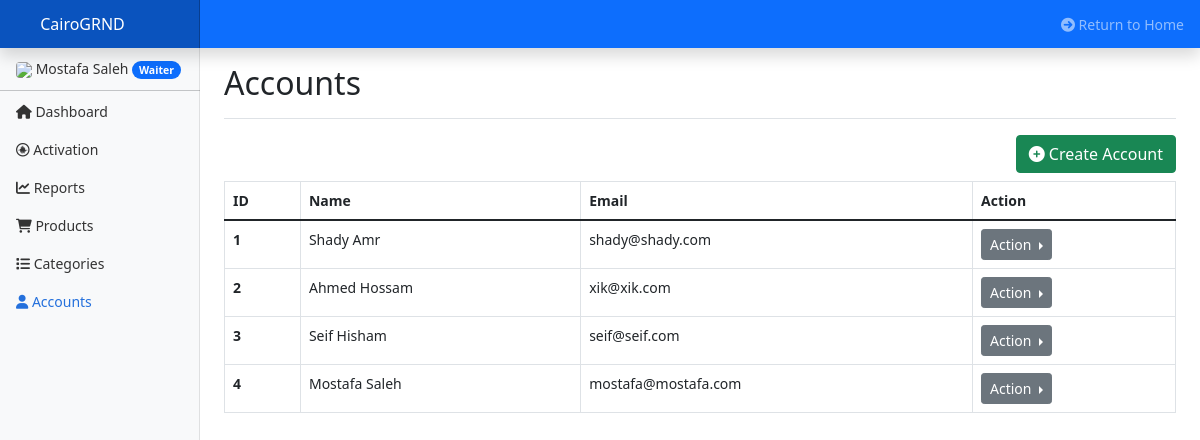
The app's page /cp/qc_accounts.php (signed in) with its own data.
### tables this page shows
CREATE TABLE `users` (
  `ID` int(11) NOT NULL,
  `FirstName` varchar(128) NOT NULL,
  `LastName` varchar(128) NOT NULL,
  `Username` varchar(64) NOT NULL,
  `Email` varchar(256) NOT NULL,
  `Pass` varchar(256) NOT NULL,
  `Role` int(11) NOT NULL COMMENT 'User (0), Waiter (1), QC (2)',
  `Access` int(11) NOT NULL,
  `National_ID` int(14) NOT NULL,
  `National_ID_Image` text NOT NULL,
  `ProfilePicture` text NOT NULL,
  `Wallet` int(50) NOT NULL,
  `Governorate` varchar(20) NOT NULL
);

### cp/qc_accounts.php (the view, shortened to what this page needs)
<?php
    require '../components/main/connect.php';
    require '../components/main/functions.php';
    $userAcc = new User();
    $userAcc->authCheck();
    $userAcc->logCheck_unregistered();
    $user = $userAcc->getUserData($_SESSION["email"]);
    $staff = new Staff();
    $staff->qcCheck();
?>
<!DOCTYPE html>
<html>
<?php require_once "html/html_head.php"; ?>
<body>
    <?php require_once "html/html_navbar.php"; ?>
    <div class="container-fluid">
        <div class="row">
            <nav id="sidebarMenu" class="col-md-3 col-lg-2 d-md-block bg-light sidebar collapse">
            <div class="position-sticky pt-3">
                <ul class="nav flex-column">
                <li class="nav-item nav-link custom_mt_nav">
                    <img src="../components/assets/img/uploads/pp/<?php echo $user["ProfilePicture"]?>" class="img-fluid rounded" width="40">
                    <?php echo $user["FirstName"]." ".$user["LastName"];?>
                    <span class="badge rounded-pill bg-primary"><?php echo $userAcc->account_type($user["Role"]);?></span>
                </li>
                <hr class="custom_top_nav">
                <li class="nav-item">
                    <a class="nav-link" aria-current="page" href="qc">
                    <i class="fa-solid fa-house"></i> Dashboard
                    </a>
                </li>
                <li class="nav-item">
                    <a class="nav-link" href="qc_activation">
                    <i class="fa-brands fa-creative-commons-sampling"></i> Activation
                    </a>
                </li>
                <li class="nav-item">
                    <a class="nav-link" href="qc_reports">
                    <i class="fa-solid fa-chart-line"></i> Reports
                    </a>
                </li>
                <li class="nav-item">
                    <a class="nav-link" href="qc_products">
                    <i class="fa-solid fa-cart-shopping"></i> Products
                    </a>
                </li>
                <li class="nav-item">
                    <a class="nav-link" href="qc_categories">
                    <i class="fa-solid fa-list"></i> Categories
                    </a>
                </li>
                <li class="nav-item">
                    <a class="nav-link active" href="qc_accounts">
                    <i class="fa-solid fa-user"></i> Accounts
                    </a>
                </li>
                </ul>
            </div>
            </nav>
            <main class="col-md-9 ms-sm-auto col-lg-10 px-md-4">
            <div class="d-flex justify-content-between flex-wrap flex-md-nowrap align-items-center pt-3 pb-2 mb-3 border-bottom">
                <h1 class="h2">Accounts</h1>
            </div>
            <div class="float-end mb-2">
                <button type="button" class="btn btn-success" data-bs-toggle="modal" data-bs-target="#createAcc">
                    <i class="fa-solid fa-circle-plus"></i> Create Account</button>
            </div>
                <table class="table table-hover table-bordered">
                    <thead>
                        <tr>
                            <th scope="col">ID</th>
                            <th scope="col">Name</th>
                            <th scope="col">Email</th>
                            <th scope="col">Action</th>
                        </tr>
                    </thead>
                    <tbody>
                        <?php
                            $listUsers = "SELECT * FROM users";
                            $result = mysqli_query($conn, $listUsers);
                            while($user = mysqli_fetch_array($result))
                            {
                        ?>
                        <tr>
                            <th scope="row"><?php echo $user["ID"]; ?></th>
                            <td><?php echo $user["FirstName"]." ".$user["LastName"];?></td>
                            <td><?php echo $user["Email"];?></td>
                            <td>
                                <div class="btn-group dropend">
                                    <button class="btn btn-secondary btn-sm dropdown-toggle" type="button" id="actionDropdown" data-bs-toggle="dropdown" aria-expanded="false">
                                        Action
                                    </button>
                                </div>
                            </td>
                        </tr>
                        <?php
                            }
                        ?>
                    </tbody>
                </table>
            </main>
        </div>
    </div>
  </body>
</html>

### cp/html/html_head.php (shortened to what this page needs)
<head>
    <link href="../components/assets/css/bootstrap.css" rel="stylesheet">
    <link href="../components/assets/fontawesome/css/fontawesome.css" rel="stylesheet">
    <link href="../components/assets/fontawesome/css/brands.css" rel="stylesheet">
    <link href="../components/assets/fontawesome/css/solid.css" rel="stylesheet">
</head>

### cp/html/html_navbar.php (shortened to what this page needs)
<header class="navbar navbar-dark sticky-top bg-primary flex-md-nowrap p-0 shadow">
  <a class="navbar-brand col-md-3 col-lg-2 me-0 px-3 fs-6" href="#">
    CairoGRND
  </a>
  <div class="navbar-nav">
    <div class="nav-item text-nowrap">
      <a class="nav-link px-3" href="../home"><i class="fas fa-arrow-circle-right"></i> Return to Home</a>
    </div>
  </div>
</header>

### components/main/functions.php (shortened to what this page needs)
<?php
class User
{
    function getUserData($email)
    {
        require 'connect.php';
        $user_check_query = "SELECT * FROM users WHERE Email='$email'";
        $result = mysqli_query($conn, $user_check_query);
        $numRows = mysqli_num_rows($result);
        if ($numRows == 1)
        {
            $user = mysqli_fetch_assoc($result);
            return $user;
        }
    }
    function account_type($type)
    {
        if($type == 1)
        {
            echo "Waiter";
        }
    }
}
class Staff
{
    function qcCheck()
    {
        $userAcc = new User();
        $user = $userAcc->getUserData($_SESSION["email"]);
    }
}
?>

### cp/html/html_head.php (style rules this page uses)
body { font-size: .875rem; }
.custom_mt_nav { margin-top: -15px; }
.custom_top_nav { margin-top: 3px; margin-bottom: 1px; }
.sidebar { position: fixed; top: 0; bottom: 0; left: 0; z-index: 100; padding: 48px 0 0; box-shadow: inset -1px 0 0 rgba(0, 0, 0, .1); }
.sidebar .nav-link { font-weight: 500; color: #333; }
.sidebar .nav-link.active { color: #2470dc; }
.navbar-brand { padding-top: .75rem; padding-bottom: .75rem; background-color: rgba(0, 0, 0, .25); box-shadow: inset -1px 0 0 rgba(0, 0, 0, .25); }

### records on screen
users: FirstName "Mostafa", LastName "Saleh", ID "4", Email "mostafa@mostafa.com"
users: ID "1", FirstName "Shady", LastName "Amr", Email "shady@shady.com"
users: ID "2", FirstName "Ahmed", LastName "Hossam", Email "xik@xik.com"
users: ID "3", FirstName "Seif", LastName "Hisham", Email "seif@seif.com"
